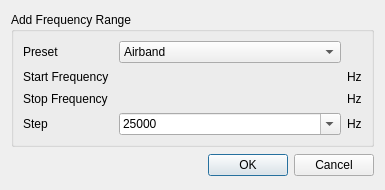
<?xml version="1.0" encoding="UTF-8"?>
<ui version="4.0">
 <class>GsmChannelyzerAddRangeDialog</class>
 <widget class="QDialog" name="GsmChannelyzerAddRangeDialog">
  <property name="geometry">
   <rect>
    <x>0</x>
    <y>0</y>
    <width>385</width>
    <height>190</height>
   </rect>
  </property>
  <property name="font">
   <font>
    <pointsize>9</pointsize>
   </font>
  </property>
  <property name="windowTitle">
   <string>Add Range</string>
  </property>
  <layout class="QVBoxLayout" name="verticalLayout">
   <item>
    <widget class="QGroupBox" name="groupBox">
     <property name="sizePolicy">
      <sizepolicy hsizetype="Preferred" vsizetype="Fixed">
       <horstretch>0</horstretch>
       <verstretch>0</verstretch>
      </sizepolicy>
     </property>
     <property name="title">
      <string>Add Frequency Range</string>
     </property>
     <layout class="QGridLayout" name="gridLayout">
      <item row="4" column="0">
       <widget class="QLabel" name="stepLabel">
        <property name="text">
         <string>Step</string>
        </property>
       </widget>
      </item>
      <item row="1" column="2">
       <widget class="QLabel" name="startUnits">
        <property name="text">
         <string>Hz</string>
        </property>
       </widget>
      </item>
      <item row="1" column="1">
       <widget class="ValueDialZ" name="start" native="true">
        <property name="sizePolicy">
         <sizepolicy hsizetype="Expanding" vsizetype="Maximum">
          <horstretch>0</horstretch>
          <verstretch>0</verstretch>
         </sizepolicy>
        </property>
        <property name="minimumSize">
         <size>
          <width>32</width>
          <height>16</height>
         </size>
        </property>
        <property name="font">
         <font>
          <family>Liberation Mono</family>
          <pointsize>12</pointsize>
         </font>
        </property>
        <property name="cursor">
         <cursorShape>PointingHandCursor</cursorShape>
        </property>
        <property name="focusPolicy">
         <enum>Qt::StrongFocus</enum>
        </property>
        <property name="toolTip">
         <string>Start frequency in Hertz</string>
        </property>
       </widget>
      </item>
      <item row="4" column="2">
       <widget class="QLabel" name="stepUnits">
        <property name="text">
         <string>Hz</string>
        </property>
       </widget>
      </item>
      <item row="3" column="2">
       <widget class="QLabel" name="stopUnits">
        <property name="text">
         <string>Hz</string>
        </property>
       </widget>
      </item>
      <item row="3" column="0">
       <widget class="QLabel" name="stopLabel">
        <property name="text">
         <string>Stop Frequency</string>
        </property>
       </widget>
      </item>
      <item row="1" column="0">
       <widget class="QLabel" name="startLabel">
        <property name="minimumSize">
         <size>
          <width>90</width>
          <height>0</height>
         </size>
        </property>
        <property name="text">
         <string>Start Frequency</string>
        </property>
       </widget>
      </item>
      <item row="4" column="1">
       <widget class="QComboBox" name="step">
        <property name="editable">
         <bool>true</bool>
        </property>
        <item>
         <property name="text">
          <string>25000</string>
         </property>
        </item>
        <item>
         <property name="text">
          <string>8333</string>
         </property>
        </item>
        <item>
         <property name="text">
          <string>100000</string>
         </property>
        </item>
       </widget>
      </item>
      <item row="3" column="1">
       <widget class="ValueDialZ" name="stop" native="true">
        <property name="sizePolicy">
         <sizepolicy hsizetype="Expanding" vsizetype="Maximum">
          <horstretch>0</horstretch>
          <verstretch>0</verstretch>
         </sizepolicy>
        </property>
        <property name="minimumSize">
         <size>
          <width>32</width>
          <height>16</height>
         </size>
        </property>
        <property name="font">
         <font>
          <family>Liberation Mono</family>
          <pointsize>12</pointsize>
         </font>
        </property>
        <property name="cursor">
         <cursorShape>PointingHandCursor</cursorShape>
        </property>
        <property name="focusPolicy">
         <enum>Qt::StrongFocus</enum>
        </property>
        <property name="toolTip">
         <string>Stop frequency in Hertz</string>
        </property>
       </widget>
      </item>
      <item row="0" column="1">
       <widget class="QComboBox" name="preset">
        <property name="toolTip">
         <string>Select a preset range of frequencies</string>
        </property>
        <item>
         <property name="text">
          <string>Airband</string>
         </property>
        </item>
        <item>
         <property name="text">
          <string>Broadcast FM</string>
         </property>
        </item>
        <item>
         <property name="text">
          <string>DAB</string>
         </property>
        </item>
        <item>
         <property name="text">
          <string>Digital Selective Calling</string>
         </property>
        </item>
        <item>
         <property name="text">
          <string>Marine</string>
         </property>
        </item>
        <item>
         <property name="text">
          <string>FRS-GMRS</string>
         </property>
        </item>
        <item>
         <property name="text">
          <string>HF ATC</string>
         </property>
        </item>
       </widget>
      </item>
      <item row="0" column="0">
       <widget class="QLabel" name="presetLabel">
        <property name="text">
         <string>Preset</string>
        </property>
       </widget>
      </item>
     </layout>
    </widget>
   </item>
   <item>
    <widget class="QDialogButtonBox" name="buttonBox">
     <property name="orientation">
      <enum>Qt::Horizontal</enum>
     </property>
     <property name="standardButtons">
      <set>QDialogButtonBox::Cancel|QDialogButtonBox::Ok</set>
     </property>
    </widget>
   </item>
  </layout>
 </widget>
 <customwidgets>
  <customwidget>
   <class>ValueDialZ</class>
   <extends>QWidget</extends>
   <header>gui/valuedialz.h</header>
   <container>1</container>
  </customwidget>
 </customwidgets>
 <resources>
  <include location="../../../sdrgui/resources/res.qrc"/>
 </resources>
 <connections>
  <connection>
   <sender>buttonBox</sender>
   <signal>accepted()</signal>
   <receiver>GsmChannelyzerAddRangeDialog</receiver>
   <slot>accept()</slot>
   <hints>
    <hint type="sourcelabel">
     <x>248</x>
     <y>254</y>
    </hint>
    <hint type="destinationlabel">
     <x>157</x>
     <y>274</y>
    </hint>
   </hints>
  </connection>
  <connection>
   <sender>buttonBox</sender>
   <signal>rejected()</signal>
   <receiver>GsmChannelyzerAddRangeDialog</receiver>
   <slot>reject()</slot>
   <hints>
    <hint type="sourcelabel">
     <x>316</x>
     <y>260</y>
    </hint>
    <hint type="destinationlabel">
     <x>286</x>
     <y>274</y>
    </hint>
   </hints>
  </connection>
 </connections>
</ui>
